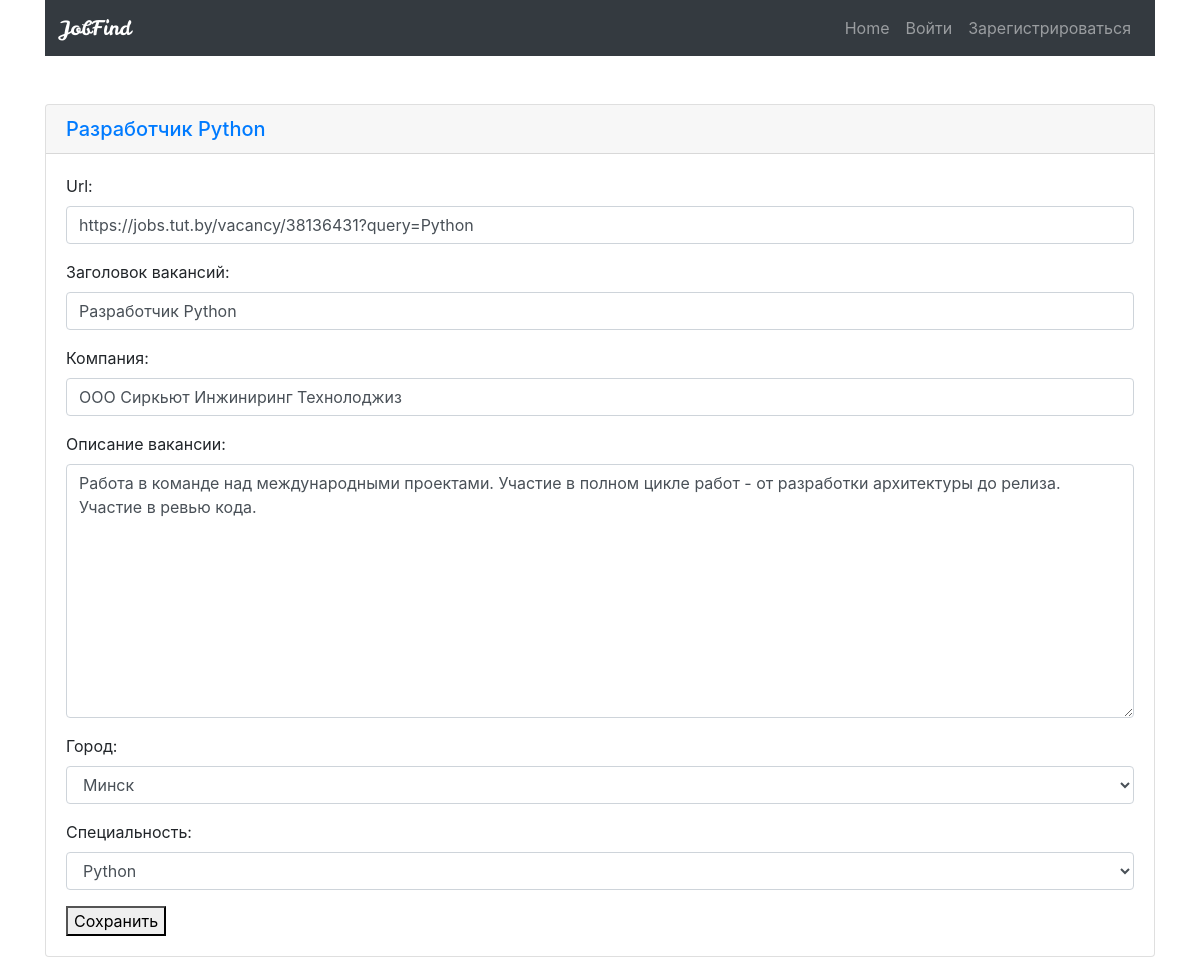
Page /update/3 on the committed database.
### scraping/models.py (models this page shows, shortened)
class Vacancy(models.Model):
    url = models.URLField(unique=True)
    title = models.CharField(max_length=250,verbose_name='Заголовок вакансий')
    company = models.CharField(max_length=250,verbose_name='Компания')
    description = models.TextField(verbose_name='Описание вакансии')
    city = models.ForeignKey('City', on_delete=models.CASCADE, verbose_name='Город')
    language = models.ForeignKey('Language', on_delete=models.CASCADE, verbose_name='Язык программирования')
    timestamp = models.DateField(auto_now_add=True)
    class Meta:
        verbose_name = 'Вакансия'
        verbose_name_plural = 'Вакансии'
        ordering = ['-timestamp']

### scraping/views.py (the view)
# urls.py: path('update/<int:pk>', VUpdate.as_view(), name='update'),
class VUpdate(UpdateView):
    model = Vacancy
    form_class = VForm
    template_name = 'scraping/create_view.html'
    success_url = reverse_lazy('home')

### scraping/forms.py
class VForm(forms.ModelForm):
    city = forms.ModelChoiceField(queryset=City.objects.all(),
    widget=forms.Select(attrs={'class':'form-control'}), label='Город')
    language = forms.ModelChoiceField(queryset=Language.objects.all(),
    widget=forms.Select(attrs={'class':'form-control'}), label='Специальность')
    url = forms.URLField(label='Url', widget=forms.URLInput(attrs={'class':'form-control'}))
    title = forms.CharField(label='Заголовок вакансий', widget=forms.TextInput(attrs={'class':'form-control'}))
    company = forms.CharField(label='Компания',widget=forms.TextInput(attrs={'class':'form-control'}))
    description = forms.CharField(label='Описание вакансии',widget=forms.Textarea(attrs={'class':'form-control'}))
    class Meta:
        model = Vacancy
        fields = '__all__'

### scraping/models.py (called while the page is built)
    def __str__(self):
        return self.name

    def __str__(self):
        return self.name

### scraping/templates/scraping/create_view.html (shortened to what this page needs)
{% extends 'base.html' %}
{% block content %}
<div class="card my-3">
    <h5 class="card-header"><a href="{{ obj.url }}">{{ object.title }}</a></h5>
    <div class="card-body">
      <form method="POST" action="">
        {{form.as_p}}
        <button type="submit">Сохранить</button>
      </form>
    </div>
  </div>
{% endblock content %}

### rows in the picture
Vacancy: title "Разработчик Python", url "https://jobs.tut.by/vacancy/38136431?query=Python", company "ООО Сиркьют Инжиниринг Технолоджиз", description "Работа в команде над международными проектами. Участие в полном цикле работ - от разработки архитектуры до релиза. Участие в ревью кода.", city "Минск", language "Python"
